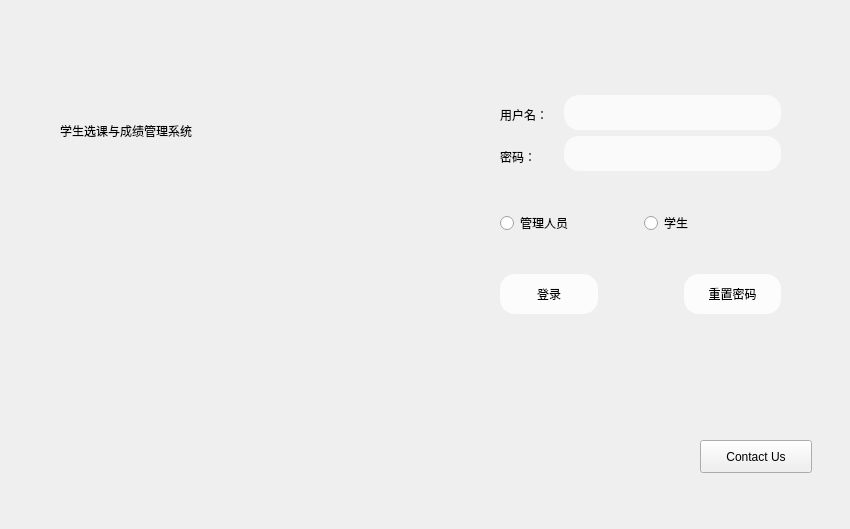
<?xml version="1.0" encoding="UTF-8"?>
<ui version="4.0">
 <class>MainWindow</class>
 <widget class="QMainWindow" name="MainWindow">
  <property name="geometry">
   <rect>
    <x>0</x>
    <y>0</y>
    <width>850</width>
    <height>529</height>
   </rect>
  </property>
  <property name="minimumSize">
   <size>
    <width>850</width>
    <height>529</height>
   </size>
  </property>
  <property name="maximumSize">
   <size>
    <width>850</width>
    <height>529</height>
   </size>
  </property>
  <property name="windowTitle">
   <string>MainWindow</string>
  </property>
  <property name="styleSheet">
   <string notr="true">#centralwidget
{
border-image: url(:/jpg/2 .jpg);
}</string>
  </property>
  <widget class="QWidget" name="centralwidget">
   <widget class="QPushButton" name="zwdzyctxq">
    <property name="geometry">
     <rect>
      <x>700</x>
      <y>440</y>
      <width>112</width>
      <height>33</height>
     </rect>
    </property>
    <property name="styleSheet">
     <string notr="true">#Login_username{
	font: 12pt &quot;Algerian&quot;;
    background-color: rgba(255, 255, 255, 0.8); /* 设置透明背景
色 */
border-radius: 12px;
}
</string>
    </property>
    <property name="text">
     <string>Contact Us</string>
    </property>
   </widget>
   <widget class="QWidget" name="verticalLayoutWidget">
    <property name="geometry">
     <rect>
      <x>500</x>
      <y>70</y>
      <width>281</width>
      <height>271</height>
     </rect>
    </property>
    <layout class="QVBoxLayout" name="verticalLayout_3">
     <item>
      <layout class="QHBoxLayout" name="horizontalLayout">
       <item>
        <layout class="QVBoxLayout" name="verticalLayout">
         <item>
          <widget class="QLabel" name="label">
           <property name="minimumSize">
            <size>
             <width>58</width>
             <height>40</height>
            </size>
           </property>
           <property name="styleSheet">
            <string notr="true">font: 87 11pt &quot;Arial Black&quot;;
</string>
           </property>
           <property name="text">
            <string>用户名：</string>
           </property>
          </widget>
         </item>
         <item>
          <widget class="QLabel" name="label_2">
           <property name="minimumSize">
            <size>
             <width>58</width>
             <height>31</height>
            </size>
           </property>
           <property name="styleSheet">
            <string notr="true">
font: 87 12pt &quot;Arial Black&quot;;</string>
           </property>
           <property name="text">
            <string>密码：</string>
           </property>
          </widget>
         </item>
        </layout>
       </item>
       <item>
        <layout class="QVBoxLayout" name="verticalLayout_2">
         <item>
          <widget class="QLineEdit" name="Login_username">
           <property name="minimumSize">
            <size>
             <width>35</width>
             <height>35</height>
            </size>
           </property>
           <property name="whatsThis">
            <string>&lt;html&gt;&lt;head/&gt;&lt;body&gt;&lt;p&gt;请输入&lt;/p&gt;&lt;/body&gt;&lt;/html&gt;</string>
           </property>
           <property name="styleSheet">
            <string notr="true">#Login_username{
    background-color: rgba(255, 255, 255, 0.7); /* 设置透明背景
色 */
border-radius: 15px;
font: 12pt &quot;Arial&quot;;
}</string>
           </property>
          </widget>
         </item>
         <item>
          <widget class="QLineEdit" name="Login_password">
           <property name="minimumSize">
            <size>
             <width>35</width>
             <height>35</height>
            </size>
           </property>
           <property name="styleSheet">
            <string notr="true">#Login_password{
    background-color: rgba(255, 255, 255, 0.7); /* 设置透明背景
色 */
border-radius: 15px;
font: 12pt &quot;Arial&quot;;
}
</string>
           </property>
          </widget>
         </item>
        </layout>
       </item>
      </layout>
     </item>
     <item>
      <layout class="QHBoxLayout" name="horizontalLayout_2">
       <item>
        <widget class="QRadioButton" name="radioButton">
         <property name="minimumSize">
          <size>
           <width>40</width>
           <height>40</height>
          </size>
         </property>
         <property name="styleSheet">
          <string notr="true">font: 87 11pt &quot;Arial Black&quot;;
</string>
         </property>
         <property name="text">
          <string>管理人员</string>
         </property>
        </widget>
       </item>
       <item>
        <widget class="QRadioButton" name="radioButton_2">
         <property name="styleSheet">
          <string notr="true">font: 87 11pt &quot;Arial Black&quot;;
</string>
         </property>
         <property name="text">
          <string>学生</string>
         </property>
        </widget>
       </item>
      </layout>
     </item>
     <item>
      <layout class="QHBoxLayout" name="horizontalLayout_3">
       <item>
        <widget class="QPushButton" name="LoginButton">
         <property name="minimumSize">
          <size>
           <width>40</width>
           <height>40</height>
          </size>
         </property>
         <property name="styleSheet">
          <string notr="true">#LoginButton{
    background-color: rgba(255, 255, 255, 0.8); /* 设置透明背景
色 */
border-radius: 15px;
font: 12pt &quot;Arial&quot;;
}

</string>
         </property>
         <property name="text">
          <string>登录</string>
         </property>
         <property name="iconSize">
          <size>
           <width>0</width>
           <height>0</height>
          </size>
         </property>
        </widget>
       </item>
       <item>
        <spacer name="horizontalSpacer">
         <property name="orientation">
          <enum>Qt::Horizontal</enum>
         </property>
         <property name="sizeType">
          <enum>QSizePolicy::Fixed</enum>
         </property>
         <property name="sizeHint" stdset="0">
          <size>
           <width>80</width>
           <height>20</height>
          </size>
         </property>
        </spacer>
       </item>
       <item>
        <widget class="QPushButton" name="remitButton">
         <property name="minimumSize">
          <size>
           <width>40</width>
           <height>40</height>
          </size>
         </property>
         <property name="styleSheet">
          <string notr="true">#remitButton{
    background-color: rgba(255, 255, 255, 0.8); /* 设置透明背景
色 */
border-radius: 15px;
font: 12pt &quot;Arial&quot;;
}
</string>
         </property>
         <property name="text">
          <string>重置密码</string>
         </property>
        </widget>
       </item>
      </layout>
     </item>
    </layout>
   </widget>
   <widget class="QLabel" name="label_3">
    <property name="geometry">
     <rect>
      <x>60</x>
      <y>40</y>
      <width>411</width>
      <height>181</height>
     </rect>
    </property>
    <property name="styleSheet">
     <string notr="true">font: 22pt &quot;华文楷体&quot;;
</string>
    </property>
    <property name="text">
     <string>学生选课与成绩管理系统</string>
    </property>
   </widget>
  </widget>
  <widget class="QMenuBar" name="menubar">
   <property name="geometry">
    <rect>
     <x>0</x>
     <y>0</y>
     <width>850</width>
     <height>26</height>
    </rect>
   </property>
  </widget>
 </widget>
 <resources/>
 <connections/>
</ui>
